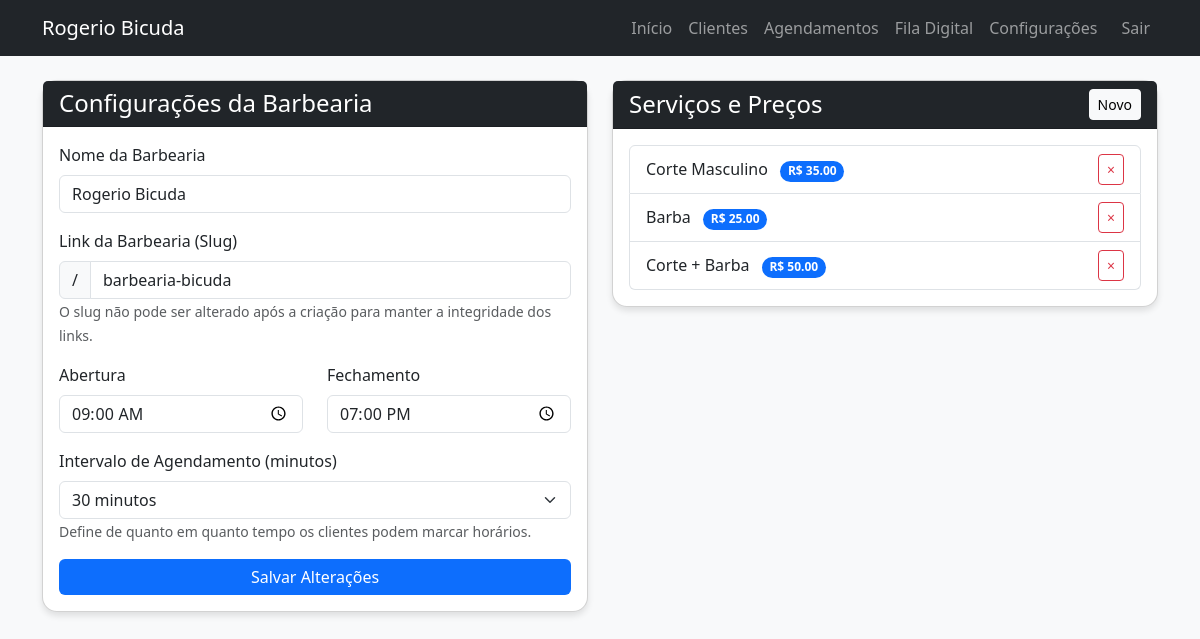
The page /barbearia-bicuda/configuracoes (signed in) on the database its author committed.
### barbearia_system/app.py (models this page shows)
class Configuracao(db.Model):
    id = db.Column(db.Integer, primary_key=True)
    nome_barbearia = db.Column(db.String(100), default='Minha Barbearia')
    slug = db.Column(db.String(100), unique=True, nullable=False)
    horario_abertura = db.Column(db.String(5), default='09:00')
    horario_fechamento = db.Column(db.String(5), default='19:00')
    intervalo_minutos = db.Column(db.Integer, default=30)
    usuarios = db.relationship('Usuario', backref='barbearia', lazy=True, cascade="all, delete-orphan")
    clientes = db.relationship('Cliente', backref='barbearia', lazy=True, cascade="all, delete-orphan")
    servicos = db.relationship('Servico', backref='barbearia', lazy=True, cascade="all, delete-orphan")

class Servico(db.Model):
    id = db.Column(db.Integer, primary_key=True)
    nome = db.Column(db.String(100), nullable=False)
    preco = db.Column(db.Float, nullable=False)
    duracao = db.Column(db.Integer, default=30)
    barbearia_id = db.Column(db.Integer, db.ForeignKey('configuracao.id'), nullable=False)

### barbearia_system/app.py (the view, shortened to what this page needs)
@app.route('/<slug>/configuracoes', methods=['GET', 'POST'])
@login_required
def configuracoes(slug):
    config = Configuracao.query.filter_by(slug=slug).first_or_404()
    if not getattr(current_user, 'is_admin', False) or (not current_user.is_superadmin and current_user.barbearia_id != config.id):
        return redirect(url_for('home_cliente', slug=slug))
    servicos = Servico.query.filter_by(barbearia_id=config.id).all()
    return render_template('configuracoes.html', config=config, servicos=servicos)

### barbearia_system/app.py (called while the page is built)
@login_manager.user_loader
def load_user(user_id):
    user = Usuario.query.get(int(user_id))
    if user:
        return user
    return Cliente.query.get(int(user_id))

### barbearia_system/templates/configuracoes.html (shortened to what this page needs)
{% extends 'base.html' %}
{% block content %}
<div class="row">
    <div class="col-md-6">
        <div class="card mb-4">
            <div class="card-header bg-dark text-white">
                <h4 class="mb-0">Configurações da Barbearia</h4>
            </div>
            <div class="card-body">
                <form method="POST">
                    <div class="mb-3">
                        <label class="form-label">Nome da Barbearia</label>
                        <input type="text" name="nome_barbearia" class="form-control" value="{{ config.nome_barbearia }}">
                    </div>
                    <div class="mb-3">
                        <label class="form-label">Link da Barbearia (Slug)</label>
                        <div class="input-group">
                            <span class="input-group-text">/</span>
                            <input type="text" name="slug" class="form-control" value="{{ config.slug }}" readonly>
                        </div>
                        <small class="text-muted">O slug não pode ser alterado após a criação para manter a integridade dos links.</small>
                    </div>
                    <div class="row">
                        <div class="col-md-6 mb-3">
                            <label class="form-label">Abertura</label>
                            <input type="time" name="horario_abertura" class="form-control" value="{{ config.horario_abertura }}">
                        </div>
                        <div class="col-md-6 mb-3">
                            <label class="form-label">Fechamento</label>
                            <input type="time" name="horario_fechamento" class="form-control" value="{{ config.horario_fechamento }}">
                        </div>
                    </div>
                    <div class="mb-3">
                        <label class="form-label">Intervalo de Agendamento (minutos)</label>
                        <select name="intervalo_minutos" class="form-select">
                            <option value="30" {% if config.intervalo_minutos == 30 %}selected{% endif %}>30 minutos</option>
                        </select>
                        <small class="text-muted">Define de quanto em quanto tempo os clientes podem marcar horários.</small>
                    </div>
                    <button type="submit" class="btn btn-primary w-100">Salvar Alterações</button>
                </form>
            </div>
        </div>
    </div>
    <div class="col-md-6">
        <div class="card">
            <div class="card-header bg-dark text-white d-flex justify-content-between align-items-center">
                <h4 class="mb-0">Serviços e Preços</h4>
                <button class="btn btn-sm btn-light" data-bs-toggle="modal" data-bs-target="#modalServico">Novo</button>
            </div>
            <div class="card-body">
                <ul class="list-group">
                    {% for servico in servicos %}
                    <li class="list-group-item d-flex justify-content-between align-items-center">
                        <div>
                            {{ servico.nome }}
                            <span class="badge bg-primary rounded-pill ms-2">R$ {{ "%.2f"|format(servico.preco) }}</span>
                        </div>
                        <a href="{{ url_for('excluir_servico', slug=config.slug, id=servico.id) }}" class="btn btn-sm btn-outline-danger" onclick="return confirm('Excluir este serviço?')">×</a>
                    </li>
                    {% endfor %}
                </ul>
            </div>
        </div>
    </div>
</div>
{% endblock %}

### barbearia_system/templates/base.html (shortened to what this page needs)
<!DOCTYPE html>
<html lang="pt-br">
<head>
    <link href="https://cdn.jsdelivr.net/npm/bootstrap@5.3.0/dist/css/bootstrap.min.css" rel="stylesheet">
</head>
<body>
    <nav class="navbar navbar-expand-lg navbar-dark mb-4">
        <div class="container">
            <a class="navbar-brand" href="{{ url_for('home_cliente', slug=config.slug) if config else url_for('index_root') }}">
                {{ config.nome_barbearia if config else 'BarberManager' }}
            </a>
            <div class="collapse navbar-collapse" id="navbarNav">
                <ul class="navbar-nav ms-auto">
                    {% if current_user.is_authenticated %}
                        {% if current_user.is_admin %}
                            {% if config %}
                            <li class="nav-item"><a class="nav-link" href="{{ url_for('index', slug=config.slug) }}">Início</a></li>
                            <li class="nav-item"><a class="nav-link" href="{{ url_for('listar_clientes', slug=config.slug) }}">Clientes</a></li>
                            <li class="nav-item"><a class="nav-link" href="{{ url_for('listar_agendamentos', slug=config.slug) }}">Agendamentos</a></li>
                            <li class="nav-item"><a class="nav-link" href="{{ url_for('fila_painel', slug=config.slug) }}">Fila Digital</a></li>
                            <li class="nav-item"><a class="nav-link" href="{{ url_for('configuracoes', slug=config.slug) }}">Configurações</a></li>
                            {% endif %}
                            <li class="nav-item"><a class="nav-link btn btn-outline-danger btn-sm ms-lg-2" href="{{ url_for('logout') }}">Sair</a></li>
                        {% else %}
                            <li class="nav-item"><a class="nav-link" href="{{ url_for('cliente_painel', slug=config.slug) }}">Meus Agendamentos</a></li>
                            <li class="nav-item"><a class="nav-link btn btn-outline-danger btn-sm ms-lg-2" href="{{ url_for('logout_cliente', slug=config.slug) }}">Sair</a></li>
                        {% endif %}
                    {% else %}
                        {% if config %}
                        <li class="nav-item"><a class="nav-link" href="{{ url_for('login_cliente', slug=config.slug) }}">Meus Agendamentos</a></li>
                        <li class="nav-item"><a class="nav-link" href="{{ url_for('login', slug=config.slug) }}">Admin</a></li>
                        {% endif %}
                    {% endif %}
                </ul>
            </div>
        </div>
    </nav>
    <div class="container">
        {% block content %}{% endblock %}
    </div>
</body>
</html>

### barbearia_system/templates/base.html (style rules this page uses)
body { background-color: #f8f9fa; }
.navbar { background-color: #212529; }
.card { border-radius: 15px; box-shadow: 0 4px 6px rgba(0,0,0,0.1); }
.btn-primary { background-color: #0d6efd; border: none; }

### rows shown on the page
Configuracao: nome_barbearia "Rogerio Bicuda", slug "barbearia-bicuda", horario_abertura "09:00", horario_fechamento "19:00", intervalo_minutos "30 minutos"
Servico: nome "Corte Masculino", preco "35.00"
Servico: nome "Barba", preco "25.00"
Servico: nome "Corte + Barba", preco "50.00"
